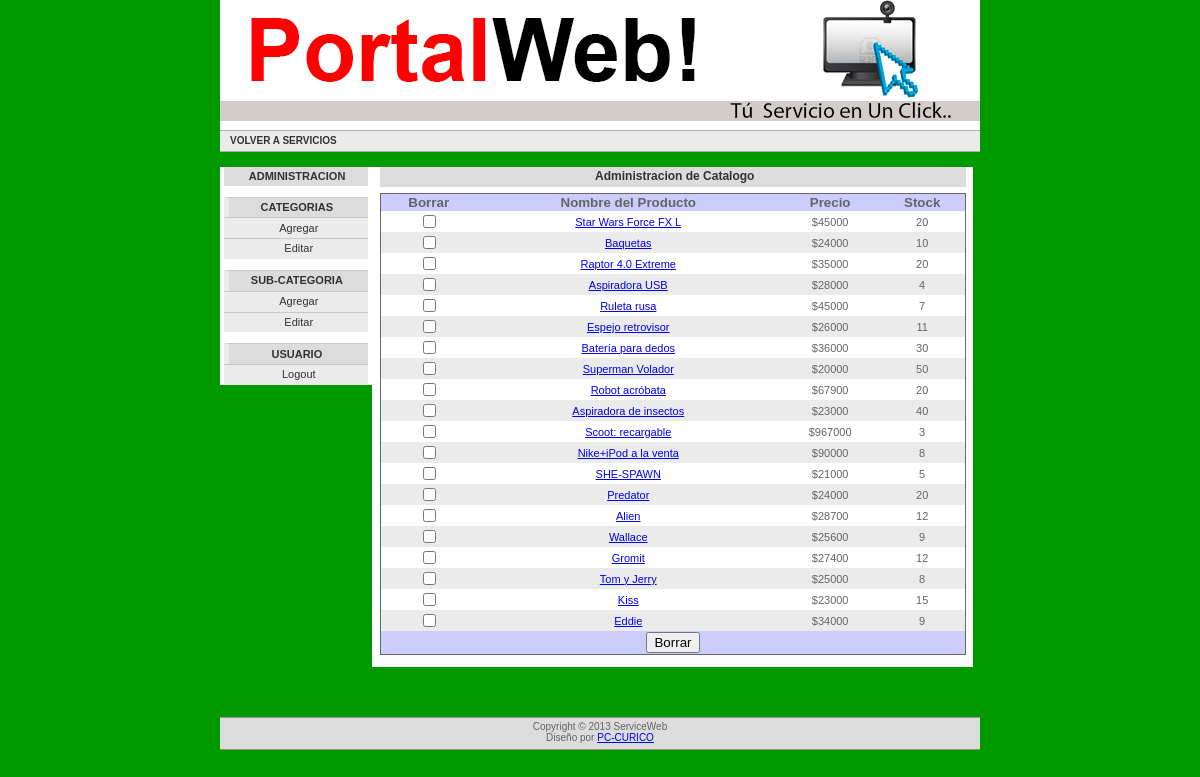
Page /admin/listaproductos.php (signed in) on the committed database.
### tables this page shows
CREATE TABLE `productos` (
  `ProductoID` tinyint(12) NOT NULL auto_increment,
  `ProductoNombre` text NOT NULL,
  `Detalles` text NOT NULL,
  `Precio` int(80) NOT NULL,
  `Stock` varchar(12) NOT NULL,
  `imagen` text,
  `CategoriaID` tinyint(4) NOT NULL,
  PRIMARY KEY  (`ProductoID`),
  KEY `CategoriaID` (`CategoriaID`)
);

### include/paginator.inc.php (called while the page is built, shortened)
<?php
 if(empty($_pagi_cuantos)){
	$_pagi_cuantos = 20;
 }
 if (empty($_GET['_pagi_pg'])){
	$_pagi_actual = 1;
 }else{
    	$_pagi_actual = $_GET['_pagi_pg'];
 }
 $_pagi_inicial = ($_pagi_actual-1) * $_pagi_cuantos;
 $_pagi_sqlLim = $_pagi_sql." LIMIT $_pagi_inicial,$_pagi_cuantos";
 $_pagi_result = mysql_query($_pagi_sqlLim);
?>

### admin/listaproductos.php (the view, shortened to what this page needs)
<?php
include ("index.php");
?>
<div id="medio-column">
    <div class="medio-column-caja-blanco">
	     <div class="medio-column-caja-titulo-gris">Administracion de Catalogo</div>
<form name="form1" method="post" action="">
<table class="estilotabla" cellspacing='0'>
	<tr>
		<td class="estilocelda2">Borrar</td>
		<td class="estilocelda2">Nombre del Producto</td>
		<td class="estilocelda2">Precio</td>
		<td class="estilocelda2">Stock</td>
	</tr>
   	<tr>
<?php
$_pagi_sql="SELECT * FROM productos";
include("../include/paginator.inc.php");
$a=0;
echo "<form name=\"form1\" method=\"post\" action=\"\">  ";
if ($fila=mysql_fetch_array($_pagi_result))
{
    do
    {
	if ($a==0)
		{
			$estilo="estilocelda5";
			$a=1;
		}
	else
		{
			$estilo="estilocelda";
			$a=0;
		}
echo "<td class='$estilo'><input type=checkbox name='d[".$fila[ProductoID]."]'></td>\n";
echo "<td class='$estilo'><a href='frmproducto.php?ac=actualiza&id=".$fila[ProductoID]."'>".$fila[ProductoNombre]."</a></td>";
echo "<td class='$estilo'>$".$fila[Precio]."</td>\n";
echo "<td class='$estilo'>".$fila[Stock]."</td>\n";
echo "</tr>";
    }
    while( $fila=mysql_fetch_array($_pagi_result) );
}
echo "     <td colspan=\"4\" class=\"estilocelda2\"><input type=\"hidden\" name=\"num\" value=\"\"> <input id=submit type=submit value='Borrar' name=submit></td>\n";
echo "	</table>\n";
echo "</form>\n";
echo "</div>\n";
echo "</div>\n";
include ("abajo.php");
?>

### css/estilo.css (style rules this page uses)
body { font-size: 62.5%; margin: 0em auto; padding: 0em; background: url(../imagenes/sitio/fondo.gif) top center repeat-y; font-family: Verdana,Tahoma, Arial,sans-serif; }
#medio-column { float: left; width: 77%; padding: 0em 0.6em 0em 0.7em; background-color: rgb(255,255,255); color: rgb(100,100,100); line-height: 1.3em; font-size: 1.2em; }
.medio-column-caja-titulo-gris { clear: both; display: block; margin: 0em 0em 0.5em 0em; padding: 0.2em 0em 0.2em 0.3em; background-color: rgb(220,220,220); font-weight: bold; color: rgb(50,50,50); }
td { font-family:verdana,arial; font-size:1.0em; text-align:center; }
.estilotabla { background-color:ffffff; border-style:solid; border-color:666666; border-width:1px; float: center; width: 100%; }
.estilocelda { background-color: rgb(235,235,235); color:rgb(100,100,100); font-size: 11px; text-align:center; float: center; }
.estilocelda2 { background-color: #CCCCFF; color:rgb(100,100,100); font-weight:bold; font-size:10pt; text-align:center; }
.estilocelda5 { color:rgb(100,100,100); font-size: 11px; text-align:center; float: center; }

### rows in the picture
productos: ProductoNombre "Star Wars Force FX L", Precio "45000", Stock "20"
productos: ProductoNombre "Baquetas", Precio "24000", Stock "10"
productos: ProductoNombre "Raptor 4.0 Extreme", Precio "35000", Stock "20"
productos: ProductoNombre "Aspiradora USB", Precio "28000", Stock "4"
productos: ProductoNombre "Ruleta rusa", Precio "45000", Stock "7"
productos: ProductoNombre "Espejo retrovisor", Precio "26000", Stock "11"
productos: ProductoNombre "Batería para dedos", Precio "36000", Stock "30"
productos: ProductoNombre "Superman Volador", Precio "20000", Stock "50"
productos: ProductoNombre "Robot acróbata", Precio "67900", Stock "20"
productos: ProductoNombre "Aspiradora de insectos", Precio "23000", Stock "40"
productos: ProductoNombre "Scoot: recargable", Precio "967000", Stock "3"
productos: ProductoNombre "Nike+iPod a la venta", Precio "90000", Stock "8"
productos: ProductoNombre "SHE-SPAWN", Precio "21000", Stock "5"
productos: ProductoNombre "Predator", Precio "24000", Stock "20"
productos: ProductoNombre "Alien", Precio "28700", Stock "12"
productos: ProductoNombre "Wallace", Precio "25600", Stock "9"
productos: ProductoNombre "Gromit", Precio "27400", Stock "12"
productos: ProductoNombre "Tom y Jerry", Precio "25000", Stock "8"
productos: ProductoNombre "Kiss", Precio "23000", Stock "15"
productos: ProductoNombre "Eddie", Precio "34000", Stock "9"
